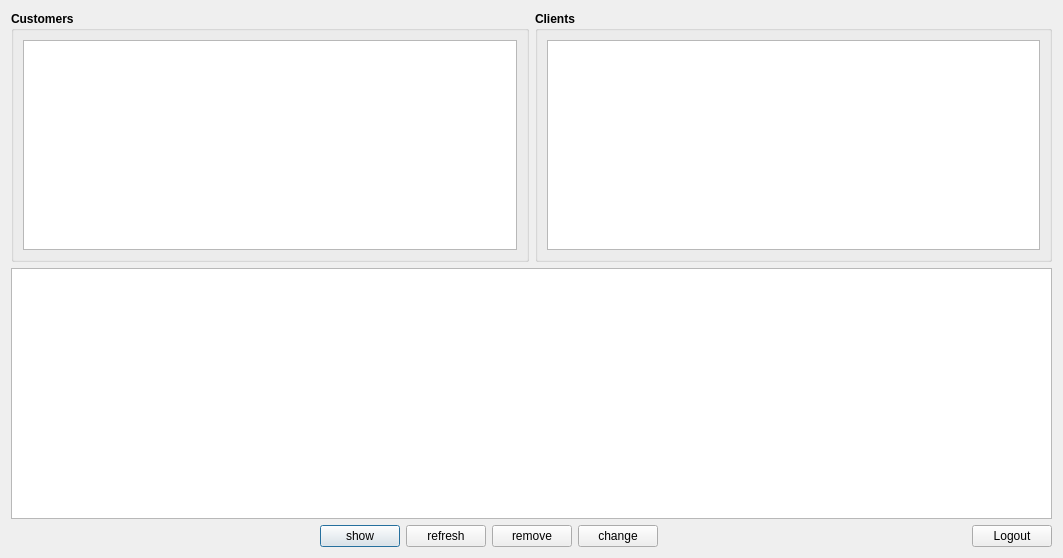
<?xml version="1.0" encoding="UTF-8"?>
<ui version="4.0">
 <class>Admin_Page</class>
 <widget class="QDialog" name="Admin_Page">
  <property name="geometry">
   <rect>
    <x>0</x>
    <y>0</y>
    <width>1063</width>
    <height>558</height>
   </rect>
  </property>
  <property name="windowTitle">
   <string>Dialog</string>
  </property>
  <layout class="QGridLayout" name="gridLayout_3">
   <item row="2" column="0">
    <layout class="QHBoxLayout" name="horizontalLayout">
     <item>
      <spacer name="horizontalSpacer">
       <property name="orientation">
        <enum>Qt::Horizontal</enum>
       </property>
       <property name="sizeHint" stdset="0">
        <size>
         <width>40</width>
         <height>20</height>
        </size>
       </property>
      </spacer>
     </item>
     <item>
      <widget class="QPushButton" name="showBtn">
       <property name="text">
        <string>show</string>
       </property>
      </widget>
     </item>
     <item>
      <widget class="QPushButton" name="refreshBtn">
       <property name="text">
        <string>refresh</string>
       </property>
      </widget>
     </item>
     <item>
      <widget class="QPushButton" name="removeBtn">
       <property name="text">
        <string>remove</string>
       </property>
      </widget>
     </item>
     <item>
      <widget class="QPushButton" name="changeBtn">
       <property name="text">
        <string>change</string>
       </property>
      </widget>
     </item>
     <item>
      <spacer name="horizontalSpacer_2">
       <property name="orientation">
        <enum>Qt::Horizontal</enum>
       </property>
       <property name="sizeHint" stdset="0">
        <size>
         <width>40</width>
         <height>20</height>
        </size>
       </property>
      </spacer>
     </item>
     <item>
      <widget class="QPushButton" name="pushButton">
       <property name="text">
        <string>Logout</string>
       </property>
      </widget>
     </item>
    </layout>
   </item>
   <item row="0" column="0">
    <layout class="QHBoxLayout" name="horizontalLayout_2">
     <item>
      <widget class="QGroupBox" name="groupBox">
       <property name="font">
        <font>
         <bold>true</bold>
        </font>
       </property>
       <property name="title">
        <string>Customers</string>
       </property>
       <layout class="QGridLayout" name="gridLayout_2">
        <item row="0" column="0">
         <widget class="QListWidget" name="customerListWidget"/>
        </item>
       </layout>
      </widget>
     </item>
     <item>
      <widget class="QGroupBox" name="groupBox_2">
       <property name="font">
        <font>
         <bold>true</bold>
        </font>
       </property>
       <property name="title">
        <string>Clients</string>
       </property>
       <layout class="QGridLayout" name="gridLayout">
        <item row="0" column="0">
         <widget class="QListWidget" name="clientListWidget"/>
        </item>
       </layout>
      </widget>
     </item>
    </layout>
   </item>
   <item row="1" column="0">
    <widget class="QTextEdit" name="showInfo"/>
   </item>
  </layout>
 </widget>
 <resources/>
 <connections/>
</ui>
